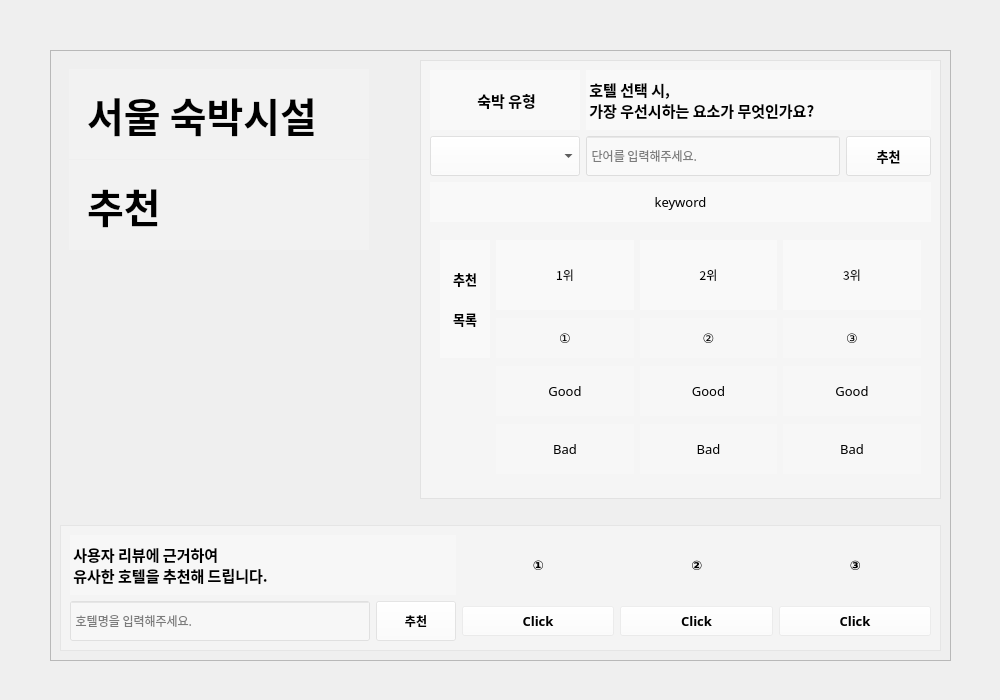
<?xml version="1.0" encoding="UTF-8"?>
<ui version="4.0">
 <class>Form</class>
 <widget class="QWidget" name="Form">
  <property name="geometry">
   <rect>
    <x>0</x>
    <y>0</y>
    <width>1000</width>
    <height>700</height>
   </rect>
  </property>
  <property name="sizePolicy">
   <sizepolicy hsizetype="Minimum" vsizetype="Minimum">
    <horstretch>0</horstretch>
    <verstretch>0</verstretch>
   </sizepolicy>
  </property>
  <property name="minimumSize">
   <size>
    <width>1000</width>
    <height>700</height>
   </size>
  </property>
  <property name="maximumSize">
   <size>
    <width>1000</width>
    <height>700</height>
   </size>
  </property>
  <property name="windowTitle">
   <string>Form</string>
  </property>
  <property name="windowIcon">
   <iconset resource="mainwidget.qrc">
    <normaloff>:/res/img/hotel_icon2.png</normaloff>:/res/img/hotel_icon2.png</iconset>
  </property>
  <widget class="QLabel" name="lbl_backgroud">
   <property name="geometry">
    <rect>
     <x>-130</x>
     <y>0</y>
     <width>1130</width>
     <height>700</height>
    </rect>
   </property>
   <property name="sizePolicy">
    <sizepolicy hsizetype="Maximum" vsizetype="Maximum">
     <horstretch>0</horstretch>
     <verstretch>0</verstretch>
    </sizepolicy>
   </property>
   <property name="maximumSize">
    <size>
     <width>1130</width>
     <height>700</height>
    </size>
   </property>
   <property name="text">
    <string/>
   </property>
   <property name="pixmap">
    <pixmap resource="mainwidget.qrc">:/res/img/background.jpg</pixmap>
   </property>
   <property name="scaledContents">
    <bool>true</bool>
   </property>
  </widget>
  <widget class="QFrame" name="frame_3">
   <property name="geometry">
    <rect>
     <x>50</x>
     <y>50</y>
     <width>901</width>
     <height>611</height>
    </rect>
   </property>
   <property name="sizePolicy">
    <sizepolicy hsizetype="Maximum" vsizetype="Maximum">
     <horstretch>0</horstretch>
     <verstretch>0</verstretch>
    </sizepolicy>
   </property>
   <property name="frameShape">
    <enum>QFrame::StyledPanel</enum>
   </property>
   <property name="frameShadow">
    <enum>QFrame::Raised</enum>
   </property>
   <layout class="QGridLayout" name="gridLayout">
    <item row="0" column="1">
     <spacer name="horizontalSpacer_2">
      <property name="orientation">
       <enum>Qt::Horizontal</enum>
      </property>
      <property name="sizeType">
       <enum>QSizePolicy::Fixed</enum>
      </property>
      <property name="sizeHint" stdset="0">
       <size>
        <width>30</width>
        <height>20</height>
       </size>
      </property>
     </spacer>
    </item>
    <item row="2" column="0" colspan="3">
     <widget class="QFrame" name="frame_2">
      <property name="sizePolicy">
       <sizepolicy hsizetype="Preferred" vsizetype="Preferred">
        <horstretch>0</horstretch>
        <verstretch>0</verstretch>
       </sizepolicy>
      </property>
      <property name="styleSheet">
       <string notr="true">background-color: rgba(255, 255, 255, 80);</string>
      </property>
      <property name="frameShape">
       <enum>QFrame::StyledPanel</enum>
      </property>
      <property name="frameShadow">
       <enum>QFrame::Sunken</enum>
      </property>
      <property name="lineWidth">
       <number>10</number>
      </property>
      <property name="midLineWidth">
       <number>10</number>
      </property>
      <layout class="QGridLayout" name="gridLayout_2">
       <item row="0" column="2" rowspan="2">
        <widget class="QLabel" name="lbl_hotel_sim_1">
         <property name="sizePolicy">
          <sizepolicy hsizetype="Preferred" vsizetype="Preferred">
           <horstretch>0</horstretch>
           <verstretch>0</verstretch>
          </sizepolicy>
         </property>
         <property name="minimumSize">
          <size>
           <width>150</width>
           <height>0</height>
          </size>
         </property>
         <property name="font">
          <font>
           <family>휴먼모음T</family>
           <pointsize>10</pointsize>
           <weight>75</weight>
           <italic>false</italic>
           <bold>true</bold>
          </font>
         </property>
         <property name="styleSheet">
          <string notr="true">background-color: rgba(255, 255, 255, 5);</string>
         </property>
         <property name="text">
          <string>①</string>
         </property>
         <property name="alignment">
          <set>Qt::AlignCenter</set>
         </property>
         <property name="wordWrap">
          <bool>true</bool>
         </property>
        </widget>
       </item>
       <item row="0" column="3" rowspan="2">
        <widget class="QLabel" name="lbl_hotel_sim_2">
         <property name="minimumSize">
          <size>
           <width>150</width>
           <height>0</height>
          </size>
         </property>
         <property name="font">
          <font>
           <family>휴먼모음T</family>
           <pointsize>10</pointsize>
           <weight>75</weight>
           <italic>false</italic>
           <bold>true</bold>
          </font>
         </property>
         <property name="styleSheet">
          <string notr="true">background-color: rgba(255, 255, 255, 5);</string>
         </property>
         <property name="text">
          <string>②</string>
         </property>
         <property name="alignment">
          <set>Qt::AlignCenter</set>
         </property>
         <property name="wordWrap">
          <bool>true</bool>
         </property>
        </widget>
       </item>
       <item row="0" column="4" rowspan="2">
        <widget class="QLabel" name="lbl_hotel_sim_3">
         <property name="minimumSize">
          <size>
           <width>150</width>
           <height>0</height>
          </size>
         </property>
         <property name="font">
          <font>
           <family>휴먼모음T</family>
           <pointsize>10</pointsize>
           <weight>75</weight>
           <italic>false</italic>
           <bold>true</bold>
          </font>
         </property>
         <property name="styleSheet">
          <string notr="true">background-color: rgba(255, 255, 255, 5);</string>
         </property>
         <property name="text">
          <string>③</string>
         </property>
         <property name="alignment">
          <set>Qt::AlignCenter</set>
         </property>
         <property name="wordWrap">
          <bool>true</bool>
         </property>
        </widget>
       </item>
       <item row="4" column="0">
        <widget class="QLineEdit" name="le_hotel">
         <property name="sizePolicy">
          <sizepolicy hsizetype="Preferred" vsizetype="Preferred">
           <horstretch>0</horstretch>
           <verstretch>0</verstretch>
          </sizepolicy>
         </property>
         <property name="minimumSize">
          <size>
           <width>300</width>
           <height>40</height>
          </size>
         </property>
         <property name="font">
          <font>
           <family>휴먼모음T</family>
           <pointsize>9</pointsize>
          </font>
         </property>
         <property name="text">
          <string/>
         </property>
         <property name="cursorPosition">
          <number>0</number>
         </property>
         <property name="dragEnabled">
          <bool>true</bool>
         </property>
         <property name="readOnly">
          <bool>false</bool>
         </property>
         <property name="placeholderText">
          <string> 호텔명을 입력해주세요.</string>
         </property>
         <property name="clearButtonEnabled">
          <bool>true</bool>
         </property>
        </widget>
       </item>
       <item row="4" column="2">
        <widget class="QPushButton" name="btn_1">
         <property name="sizePolicy">
          <sizepolicy hsizetype="Minimum" vsizetype="Fixed">
           <horstretch>0</horstretch>
           <verstretch>0</verstretch>
          </sizepolicy>
         </property>
         <property name="minimumSize">
          <size>
           <width>0</width>
           <height>30</height>
          </size>
         </property>
         <property name="font">
          <font>
           <family>Bahnschrift SemiLight</family>
           <pointsize>10</pointsize>
           <weight>75</weight>
           <italic>false</italic>
           <bold>true</bold>
          </font>
         </property>
         <property name="styleSheet">
          <string notr="true">background-color: rgba(255, 255, 255, 50);</string>
         </property>
         <property name="text">
          <string>Click</string>
         </property>
        </widget>
       </item>
       <item row="4" column="3">
        <widget class="QPushButton" name="btn_2">
         <property name="sizePolicy">
          <sizepolicy hsizetype="Preferred" vsizetype="Fixed">
           <horstretch>0</horstretch>
           <verstretch>0</verstretch>
          </sizepolicy>
         </property>
         <property name="minimumSize">
          <size>
           <width>0</width>
           <height>30</height>
          </size>
         </property>
         <property name="font">
          <font>
           <family>Bahnschrift SemiLight</family>
           <pointsize>10</pointsize>
           <weight>75</weight>
           <italic>false</italic>
           <bold>true</bold>
          </font>
         </property>
         <property name="styleSheet">
          <string notr="true">background-color: rgba(255, 255, 255, 50);</string>
         </property>
         <property name="text">
          <string>Click</string>
         </property>
        </widget>
       </item>
       <item row="4" column="4">
        <widget class="QPushButton" name="btn_3">
         <property name="sizePolicy">
          <sizepolicy hsizetype="Preferred" vsizetype="Fixed">
           <horstretch>0</horstretch>
           <verstretch>0</verstretch>
          </sizepolicy>
         </property>
         <property name="minimumSize">
          <size>
           <width>0</width>
           <height>30</height>
          </size>
         </property>
         <property name="font">
          <font>
           <family>Bahnschrift SemiLight</family>
           <pointsize>10</pointsize>
           <weight>75</weight>
           <italic>false</italic>
           <bold>true</bold>
          </font>
         </property>
         <property name="styleSheet">
          <string notr="true">background-color: rgba(255, 255, 255, 50);</string>
         </property>
         <property name="text">
          <string>Click</string>
         </property>
        </widget>
       </item>
       <item row="4" column="1">
        <widget class="QPushButton" name="btn_exec">
         <property name="sizePolicy">
          <sizepolicy hsizetype="Maximum" vsizetype="Preferred">
           <horstretch>0</horstretch>
           <verstretch>0</verstretch>
          </sizepolicy>
         </property>
         <property name="font">
          <font>
           <family>휴먼모음T</family>
           <pointsize>9</pointsize>
           <weight>75</weight>
           <bold>true</bold>
          </font>
         </property>
         <property name="text">
          <string>추천</string>
         </property>
        </widget>
       </item>
       <item row="0" column="0" rowspan="2" colspan="2">
        <widget class="QLabel" name="lbl_hotel_title">
         <property name="sizePolicy">
          <sizepolicy hsizetype="Maximum" vsizetype="Preferred">
           <horstretch>0</horstretch>
           <verstretch>0</verstretch>
          </sizepolicy>
         </property>
         <property name="minimumSize">
          <size>
           <width>0</width>
           <height>60</height>
          </size>
         </property>
         <property name="maximumSize">
          <size>
           <width>400</width>
           <height>60</height>
          </size>
         </property>
         <property name="font">
          <font>
           <family>휴먼모음T</family>
           <pointsize>11</pointsize>
           <weight>75</weight>
           <bold>true</bold>
          </font>
         </property>
         <property name="text">
          <string> 사용자 리뷰에 근거하여
 유사한 호텔을 추천해 드립니다.</string>
         </property>
         <property name="margin">
          <number>12</number>
         </property>
        </widget>
       </item>
      </layout>
     </widget>
    </item>
    <item row="0" column="0">
     <widget class="QFrame" name="formFrame">
      <property name="sizePolicy">
       <sizepolicy hsizetype="Fixed" vsizetype="Preferred">
        <horstretch>0</horstretch>
        <verstretch>0</verstretch>
       </sizepolicy>
      </property>
      <property name="layoutDirection">
       <enum>Qt::LeftToRight</enum>
      </property>
      <layout class="QFormLayout" name="formLayout">
       <property name="verticalSpacing">
        <number>1</number>
       </property>
       <item row="0" column="0" colspan="2">
        <widget class="QLabel" name="lbl_title">
         <property name="sizePolicy">
          <sizepolicy hsizetype="Maximum" vsizetype="Fixed">
           <horstretch>0</horstretch>
           <verstretch>0</verstretch>
          </sizepolicy>
         </property>
         <property name="minimumSize">
          <size>
           <width>300</width>
           <height>90</height>
          </size>
         </property>
         <property name="font">
          <font>
           <family>휴먼매직체</family>
           <pointsize>30</pointsize>
           <weight>75</weight>
           <italic>false</italic>
           <bold>true</bold>
          </font>
         </property>
         <property name="styleSheet">
          <string notr="true">background-color: rgba(255, 255, 255, 50);</string>
         </property>
         <property name="text">
          <string>  서울 숙박시설</string>
         </property>
         <property name="alignment">
          <set>Qt::AlignLeading|Qt::AlignLeft|Qt::AlignVCenter</set>
         </property>
        </widget>
       </item>
       <item row="1" column="0" colspan="2">
        <widget class="QLabel" name="lbl_background">
         <property name="sizePolicy">
          <sizepolicy hsizetype="Maximum" vsizetype="Preferred">
           <horstretch>0</horstretch>
           <verstretch>0</verstretch>
          </sizepolicy>
         </property>
         <property name="minimumSize">
          <size>
           <width>300</width>
           <height>90</height>
          </size>
         </property>
         <property name="font">
          <font>
           <family>휴먼매직체</family>
           <pointsize>30</pointsize>
           <weight>75</weight>
           <bold>true</bold>
          </font>
         </property>
         <property name="styleSheet">
          <string notr="true">background-color: rgba(255, 255, 255, 50);</string>
         </property>
         <property name="text">
          <string>  추천</string>
         </property>
         <property name="alignment">
          <set>Qt::AlignLeading|Qt::AlignLeft|Qt::AlignVCenter</set>
         </property>
        </widget>
       </item>
      </layout>
     </widget>
    </item>
    <item row="0" column="2">
     <widget class="QFrame" name="frame">
      <property name="styleSheet">
       <string notr="true">background-color: rgba(255, 255, 255, 99);</string>
      </property>
      <property name="frameShape">
       <enum>QFrame::StyledPanel</enum>
      </property>
      <property name="frameShadow">
       <enum>QFrame::Sunken</enum>
      </property>
      <property name="lineWidth">
       <number>10</number>
      </property>
      <property name="midLineWidth">
       <number>10</number>
      </property>
      <layout class="QGridLayout" name="gridLayout_3">
       <item row="1" column="0">
        <widget class="QComboBox" name="cmb_hotel_type">
         <property name="sizePolicy">
          <sizepolicy hsizetype="Preferred" vsizetype="Expanding">
           <horstretch>0</horstretch>
           <verstretch>0</verstretch>
          </sizepolicy>
         </property>
         <property name="minimumSize">
          <size>
           <width>0</width>
           <height>40</height>
          </size>
         </property>
         <property name="maximumSize">
          <size>
           <width>16777215</width>
           <height>40</height>
          </size>
         </property>
         <property name="font">
          <font>
           <family>휴먼모음T</family>
           <pointsize>9</pointsize>
          </font>
         </property>
        </widget>
       </item>
       <item row="0" column="0">
        <widget class="QLabel" name="lbl_hotel_type">
         <property name="sizePolicy">
          <sizepolicy hsizetype="Maximum" vsizetype="Preferred">
           <horstretch>0</horstretch>
           <verstretch>0</verstretch>
          </sizepolicy>
         </property>
         <property name="minimumSize">
          <size>
           <width>150</width>
           <height>50</height>
          </size>
         </property>
         <property name="maximumSize">
          <size>
           <width>16777215</width>
           <height>60</height>
          </size>
         </property>
         <property name="font">
          <font>
           <family>휴먼모음T</family>
           <pointsize>11</pointsize>
           <weight>75</weight>
           <bold>true</bold>
          </font>
         </property>
         <property name="styleSheet">
          <string notr="true">background-color: rgba(255, 255, 255, 100);</string>
         </property>
         <property name="text">
          <string> 숙박 유형</string>
         </property>
         <property name="alignment">
          <set>Qt::AlignCenter</set>
         </property>
         <property name="margin">
          <number>10</number>
         </property>
        </widget>
       </item>
       <item row="1" column="4">
        <widget class="QPushButton" name="btn_hotel">
         <property name="sizePolicy">
          <sizepolicy hsizetype="Preferred" vsizetype="Preferred">
           <horstretch>0</horstretch>
           <verstretch>0</verstretch>
          </sizepolicy>
         </property>
         <property name="font">
          <font>
           <family>휴먼모음T</family>
           <pointsize>10</pointsize>
           <weight>75</weight>
           <bold>true</bold>
          </font>
         </property>
         <property name="text">
          <string>추천</string>
         </property>
        </widget>
       </item>
       <item row="1" column="1" colspan="3">
        <widget class="QLineEdit" name="le_word">
         <property name="sizePolicy">
          <sizepolicy hsizetype="Preferred" vsizetype="Preferred">
           <horstretch>0</horstretch>
           <verstretch>0</verstretch>
          </sizepolicy>
         </property>
         <property name="font">
          <font>
           <family>휴먼모음T</family>
           <pointsize>9</pointsize>
          </font>
         </property>
         <property name="text">
          <string/>
         </property>
         <property name="cursorPosition">
          <number>0</number>
         </property>
         <property name="placeholderText">
          <string> 단어를 입력해주세요.</string>
         </property>
         <property name="clearButtonEnabled">
          <bool>true</bool>
         </property>
        </widget>
       </item>
       <item row="2" column="0" colspan="5">
        <widget class="QLabel" name="lbl_key_word">
         <property name="sizePolicy">
          <sizepolicy hsizetype="Preferred" vsizetype="Fixed">
           <horstretch>0</horstretch>
           <verstretch>0</verstretch>
          </sizepolicy>
         </property>
         <property name="minimumSize">
          <size>
           <width>0</width>
           <height>40</height>
          </size>
         </property>
         <property name="font">
          <font>
           <family>휴먼모음T</family>
           <pointsize>10</pointsize>
           <weight>50</weight>
           <italic>false</italic>
           <bold>false</bold>
          </font>
         </property>
         <property name="styleSheet">
          <string notr="true">background-color: rgba(255, 255, 255, 100);</string>
         </property>
         <property name="text">
          <string>keyword</string>
         </property>
         <property name="alignment">
          <set>Qt::AlignCenter</set>
         </property>
        </widget>
       </item>
       <item row="3" column="0" colspan="5">
        <widget class="QFrame" name="recomm_frame">
         <property name="sizePolicy">
          <sizepolicy hsizetype="Preferred" vsizetype="Preferred">
           <horstretch>0</horstretch>
           <verstretch>0</verstretch>
          </sizepolicy>
         </property>
         <property name="styleSheet">
          <string notr="true">background-color: rgba(255, 255, 255, 0);</string>
         </property>
         <property name="frameShape">
          <enum>QFrame::StyledPanel</enum>
         </property>
         <property name="frameShadow">
          <enum>QFrame::Raised</enum>
         </property>
         <layout class="QGridLayout" name="gridLayout_4">
          <item row="2" column="0">
           <widget class="QLabel" name="label_2">
            <property name="sizePolicy">
             <sizepolicy hsizetype="Preferred" vsizetype="Maximum">
              <horstretch>0</horstretch>
              <verstretch>0</verstretch>
             </sizepolicy>
            </property>
            <property name="maximumSize">
             <size>
              <width>50</width>
              <height>50</height>
             </size>
            </property>
            <property name="font">
             <font>
              <family>Agency FB</family>
              <pointsize>10</pointsize>
              <weight>75</weight>
              <bold>true</bold>
             </font>
            </property>
            <property name="text">
             <string/>
            </property>
            <property name="pixmap">
             <pixmap resource="mainwidget.qrc">:/res/img/good.jpg</pixmap>
            </property>
            <property name="scaledContents">
             <bool>true</bool>
            </property>
           </widget>
          </item>
          <item row="1" column="2">
           <widget class="QLabel" name="lbl_first_hotel_list">
            <property name="sizePolicy">
             <sizepolicy hsizetype="Preferred" vsizetype="Maximum">
              <horstretch>0</horstretch>
              <verstretch>0</verstretch>
             </sizepolicy>
            </property>
            <property name="maximumSize">
             <size>
              <width>16777215</width>
              <height>40</height>
             </size>
            </property>
            <property name="font">
             <font>
              <family>휴먼모음T</family>
              <pointsize>10</pointsize>
              <weight>50</weight>
              <bold>false</bold>
             </font>
            </property>
            <property name="styleSheet">
             <string notr="true">background-color: rgba(255, 255, 255, 50);</string>
            </property>
            <property name="text">
             <string>①</string>
            </property>
            <property name="alignment">
             <set>Qt::AlignCenter</set>
            </property>
            <property name="wordWrap">
             <bool>true</bool>
            </property>
           </widget>
          </item>
          <item row="0" column="2">
           <widget class="QLabel" name="lbl_first">
            <property name="sizePolicy">
             <sizepolicy hsizetype="Preferred" vsizetype="Preferred">
              <horstretch>0</horstretch>
              <verstretch>0</verstretch>
             </sizepolicy>
            </property>
            <property name="maximumSize">
             <size>
              <width>16777215</width>
              <height>70</height>
             </size>
            </property>
            <property name="font">
             <font>
              <family>휴먼모음T</family>
              <pointsize>9</pointsize>
              <weight>50</weight>
              <bold>false</bold>
             </font>
            </property>
            <property name="styleSheet">
             <string notr="true">background-color: rgba(255, 255, 255, 100);</string>
            </property>
            <property name="text">
             <string>1위</string>
            </property>
            <property name="alignment">
             <set>Qt::AlignCenter</set>
            </property>
           </widget>
          </item>
          <item row="1" column="4">
           <widget class="QLabel" name="lbl_third_hotel_list">
            <property name="font">
             <font>
              <family>휴먼모음T</family>
              <pointsize>10</pointsize>
              <weight>50</weight>
              <bold>false</bold>
             </font>
            </property>
            <property name="styleSheet">
             <string notr="true">background-color: rgba(255, 255, 255, 50);</string>
            </property>
            <property name="text">
             <string>③</string>
            </property>
            <property name="alignment">
             <set>Qt::AlignCenter</set>
            </property>
            <property name="wordWrap">
             <bool>true</bool>
            </property>
           </widget>
          </item>
          <item row="0" column="3">
           <widget class="QLabel" name="lbl_second">
            <property name="sizePolicy">
             <sizepolicy hsizetype="Preferred" vsizetype="Preferred">
              <horstretch>0</horstretch>
              <verstretch>0</verstretch>
             </sizepolicy>
            </property>
            <property name="font">
             <font>
              <family>휴먼모음T</family>
              <pointsize>9</pointsize>
              <weight>50</weight>
              <bold>false</bold>
             </font>
            </property>
            <property name="styleSheet">
             <string notr="true">background-color: rgba(255, 255, 255, 100);</string>
            </property>
            <property name="text">
             <string>2위</string>
            </property>
            <property name="alignment">
             <set>Qt::AlignCenter</set>
            </property>
           </widget>
          </item>
          <item row="0" column="4">
           <widget class="QLabel" name="lbl_third">
            <property name="sizePolicy">
             <sizepolicy hsizetype="Preferred" vsizetype="Preferred">
              <horstretch>0</horstretch>
              <verstretch>0</verstretch>
             </sizepolicy>
            </property>
            <property name="font">
             <font>
              <family>휴먼모음T</family>
              <pointsize>9</pointsize>
              <weight>50</weight>
              <bold>false</bold>
             </font>
            </property>
            <property name="styleSheet">
             <string notr="true">background-color: rgba(255, 255, 255, 100);</string>
            </property>
            <property name="text">
             <string>3위</string>
            </property>
            <property name="scaledContents">
             <bool>false</bool>
            </property>
            <property name="alignment">
             <set>Qt::AlignCenter</set>
            </property>
           </widget>
          </item>
          <item row="1" column="3">
           <widget class="QLabel" name="lbl_second_hotel_list">
            <property name="font">
             <font>
              <family>휴먼모음T</family>
              <pointsize>10</pointsize>
              <weight>50</weight>
              <bold>false</bold>
             </font>
            </property>
            <property name="styleSheet">
             <string notr="true">background-color: rgba(255, 255, 255, 50);</string>
            </property>
            <property name="text">
             <string>②</string>
            </property>
            <property name="alignment">
             <set>Qt::AlignCenter</set>
            </property>
            <property name="wordWrap">
             <bool>true</bool>
            </property>
           </widget>
          </item>
          <item row="3" column="0">
           <widget class="QLabel" name="label_4">
            <property name="maximumSize">
             <size>
              <width>50</width>
              <height>50</height>
             </size>
            </property>
            <property name="font">
             <font>
              <family>Agency FB</family>
              <pointsize>10</pointsize>
              <weight>75</weight>
              <bold>true</bold>
             </font>
            </property>
            <property name="text">
             <string/>
            </property>
            <property name="pixmap">
             <pixmap resource="mainwidget.qrc">:/res/img/bad.jpg</pixmap>
            </property>
            <property name="scaledContents">
             <bool>true</bool>
            </property>
           </widget>
          </item>
          <item row="2" column="2">
           <widget class="QLabel" name="lbl_first_good">
            <property name="font">
             <font>
              <family>휴먼모음T</family>
              <pointsize>10</pointsize>
              <weight>50</weight>
              <italic>false</italic>
              <bold>false</bold>
             </font>
            </property>
            <property name="styleSheet">
             <string notr="true">background-color: rgba(255, 255, 255, 50);</string>
            </property>
            <property name="text">
             <string>Good</string>
            </property>
            <property name="alignment">
             <set>Qt::AlignCenter</set>
            </property>
            <property name="wordWrap">
             <bool>true</bool>
            </property>
           </widget>
          </item>
          <item row="2" column="3">
           <widget class="QLabel" name="lbl_second_good">
            <property name="font">
             <font>
              <family>휴먼모음T</family>
              <pointsize>10</pointsize>
              <weight>50</weight>
              <italic>false</italic>
              <bold>false</bold>
             </font>
            </property>
            <property name="styleSheet">
             <string notr="true">background-color: rgba(255, 255, 255, 50);</string>
            </property>
            <property name="text">
             <string>Good</string>
            </property>
            <property name="alignment">
             <set>Qt::AlignCenter</set>
            </property>
            <property name="wordWrap">
             <bool>true</bool>
            </property>
           </widget>
          </item>
          <item row="2" column="4">
           <widget class="QLabel" name="lbl_third_good">
            <property name="font">
             <font>
              <family>휴먼모음T</family>
              <pointsize>10</pointsize>
              <weight>50</weight>
              <italic>false</italic>
              <bold>false</bold>
             </font>
            </property>
            <property name="styleSheet">
             <string notr="true">background-color: rgba(255, 255, 255, 50);</string>
            </property>
            <property name="text">
             <string>Good</string>
            </property>
            <property name="alignment">
             <set>Qt::AlignCenter</set>
            </property>
            <property name="wordWrap">
             <bool>true</bool>
            </property>
           </widget>
          </item>
          <item row="3" column="2">
           <widget class="QLabel" name="lbl_first_bad">
            <property name="font">
             <font>
              <family>휴먼모음T</family>
              <pointsize>10</pointsize>
              <weight>50</weight>
              <italic>false</italic>
              <bold>false</bold>
             </font>
            </property>
            <property name="styleSheet">
             <string notr="true">background-color: rgba(255, 255, 255, 50);</string>
            </property>
            <property name="text">
             <string>Bad</string>
            </property>
            <property name="alignment">
             <set>Qt::AlignCenter</set>
            </property>
            <property name="wordWrap">
             <bool>true</bool>
            </property>
           </widget>
          </item>
          <item row="3" column="3">
           <widget class="QLabel" name="lbl_second_bad">
            <property name="font">
             <font>
              <family>휴먼모음T</family>
              <pointsize>10</pointsize>
              <weight>50</weight>
              <italic>false</italic>
              <bold>false</bold>
             </font>
            </property>
            <property name="styleSheet">
             <string notr="true">background-color: rgba(255, 255, 255, 50);</string>
            </property>
            <property name="text">
             <string>Bad</string>
            </property>
            <property name="alignment">
             <set>Qt::AlignCenter</set>
            </property>
            <property name="wordWrap">
             <bool>true</bool>
            </property>
           </widget>
          </item>
          <item row="3" column="4">
           <widget class="QLabel" name="lbl_third_bad">
            <property name="font">
             <font>
              <family>휴먼모음T</family>
              <pointsize>10</pointsize>
              <weight>50</weight>
              <italic>false</italic>
              <bold>false</bold>
             </font>
            </property>
            <property name="styleSheet">
             <string notr="true">background-color: rgba(255, 255, 255, 50);</string>
            </property>
            <property name="text">
             <string>Bad</string>
            </property>
            <property name="alignment">
             <set>Qt::AlignCenter</set>
            </property>
            <property name="wordWrap">
             <bool>true</bool>
            </property>
           </widget>
          </item>
          <item row="0" column="0" rowspan="2">
           <widget class="QLabel" name="label">
            <property name="sizePolicy">
             <sizepolicy hsizetype="Preferred" vsizetype="Minimum">
              <horstretch>0</horstretch>
              <verstretch>0</verstretch>
             </sizepolicy>
            </property>
            <property name="minimumSize">
             <size>
              <width>0</width>
              <height>100</height>
             </size>
            </property>
            <property name="font">
             <font>
              <family>휴먼모음T</family>
              <pointsize>10</pointsize>
              <weight>75</weight>
              <bold>true</bold>
             </font>
            </property>
            <property name="styleSheet">
             <string notr="true">background-color: rgba(255, 255, 255, 100);</string>
            </property>
            <property name="text">
             <string>추천

목록</string>
            </property>
            <property name="alignment">
             <set>Qt::AlignCenter</set>
            </property>
           </widget>
          </item>
         </layout>
        </widget>
       </item>
       <item row="0" column="1" colspan="4">
        <widget class="QLabel" name="label_3">
         <property name="sizePolicy">
          <sizepolicy hsizetype="Preferred" vsizetype="Preferred">
           <horstretch>0</horstretch>
           <verstretch>0</verstretch>
          </sizepolicy>
         </property>
         <property name="minimumSize">
          <size>
           <width>0</width>
           <height>50</height>
          </size>
         </property>
         <property name="maximumSize">
          <size>
           <width>16777215</width>
           <height>60</height>
          </size>
         </property>
         <property name="font">
          <font>
           <family>휴먼모음T</family>
           <pointsize>11</pointsize>
           <weight>75</weight>
           <bold>true</bold>
          </font>
         </property>
         <property name="text">
          <string> 호텔 선택 시,
 가장 우선시하는 요소가 무엇인가요?</string>
         </property>
         <property name="margin">
          <number>10</number>
         </property>
        </widget>
       </item>
      </layout>
     </widget>
    </item>
    <item row="1" column="0" colspan="3">
     <spacer name="verticalSpacer_3">
      <property name="orientation">
       <enum>Qt::Vertical</enum>
      </property>
      <property name="sizeType">
       <enum>QSizePolicy::Fixed</enum>
      </property>
      <property name="sizeHint" stdset="0">
       <size>
        <width>20</width>
        <height>20</height>
       </size>
      </property>
     </spacer>
    </item>
   </layout>
  </widget>
 </widget>
 <resources>
  <include location="mainwidget.qrc"/>
 </resources>
 <connections/>
</ui>
